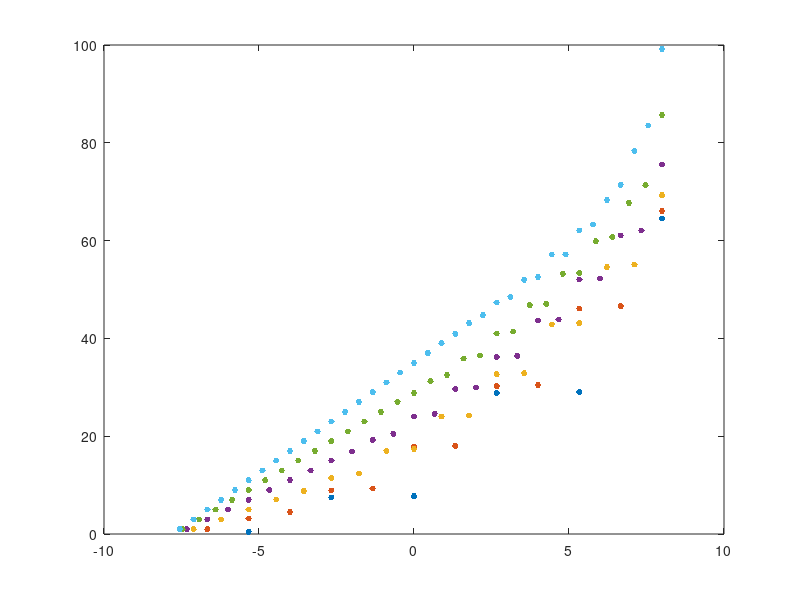

MATLAB code for this plot:
% p8.m - eigenvalues of harmonic oscillator
% -u'' + x^2 u ,  on R

format long
L = 8;                   %domain is [-L L], periodic
for N = 6:6:36
    h = 2 * pi / N;
    x = h * (1:N);
    x = L * (x - pi) / pi;
    column = [-pi^2 / (3*h^2) - 1/6 ...
        -.5 * (-1) .^ (1:N-1)./sin(h*(1:N-1)/2).^2];
    D2 = (pi/L)^2 * toeplitz(column);    % 2nd-order differentiation
    eigenvalues = sort(eig(-D2 + diag(x.^2)));
    N, eigenvalues(1:4)
    plot(x, eigenvalues, '.', 'markersize', 14), hold on
end
    